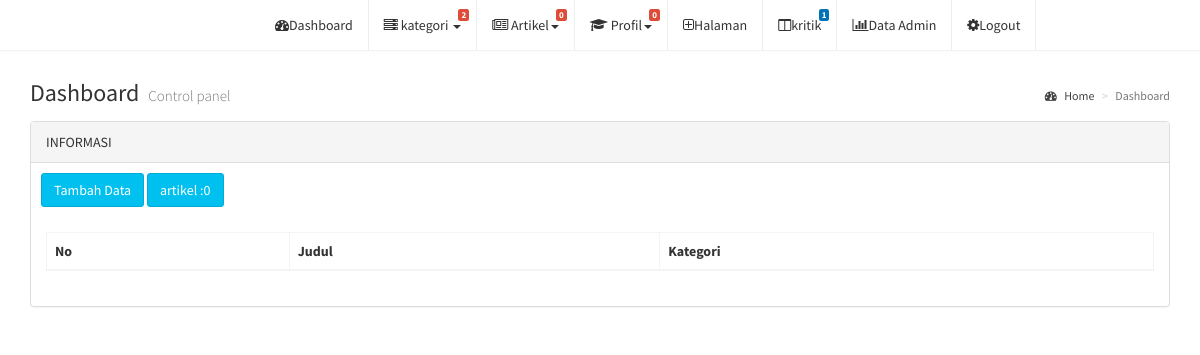
The page /jsx/index.php?aksi=artikel (signed in) on the database as committed earlier.
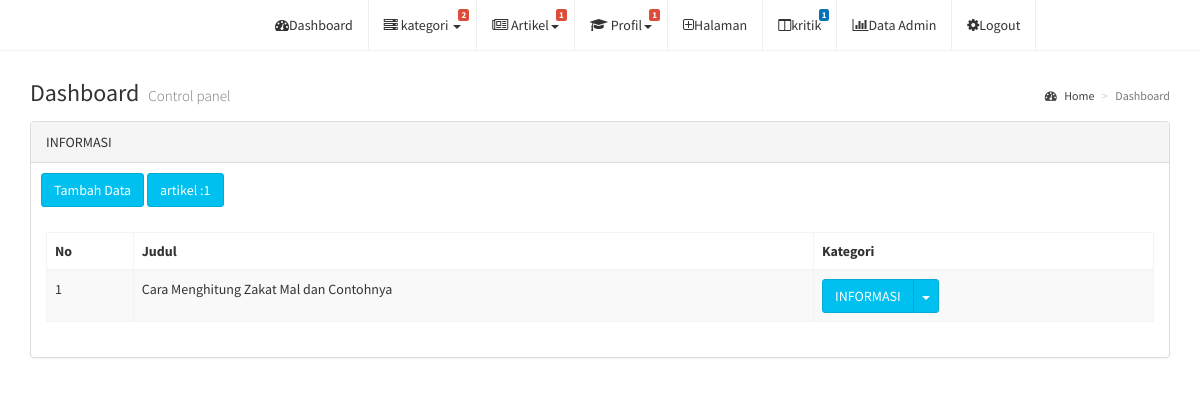
The same page on the database as committed later.
### tables this page shows
CREATE TABLE `berita` (
  `id_berita` int(5) NOT NULL,
  `id_kat` int(3) DEFAULT NULL,
  `judul` text NOT NULL,
  `tanggal` varchar(11) NOT NULL,
  `jam` varchar(9) NOT NULL,
  `isi` text NOT NULL,
  `dilihat` int(5) NOT NULL,
  `gambar` varchar(100) DEFAULT NULL
);

CREATE TABLE `kategori` (
  `id_kategori` int(3) NOT NULL,
  `kategori` varchar(50) NOT NULL,
  `gambar_kat` varchar(100) NOT NULL
);

### jsx/file.php (called while the page is built, shortened)
<?
$k3=mysqli_query($koneksi, "SELECT * FROM berita ");
$kk=mysqli_num_rows($k3);
$agt=mysqli_query($koneksi, "SELECT * FROM kategori ");
$agt=mysqli_num_rows($agt);
$k4=mysqli_query($koneksi, "SELECT * FROM kritik ");
$kri=mysqli_num_rows($k4);
?>

### jsx/tengah.php (the view, shortened to what this page needs)
<?php
if($aksi=='home'){
echo"
 <div class='row'>
                   <div class='col-lg-12'>
			<div class='panel panel-default'>
                            <div class='panel-heading'>
                           Sambutan
                            </div>
                            <div class='panel-body'>
				<p>Selamat Datang Di halaman Admin, Silahkan Pilih menu untuk pengaturan data yang di butuhkan guna mendapatkan hasil yang maksimal sesuai keinginan.</p>
                            </div>
			</div>
                   </div>
</div>
<div class='row'>
                    <div class='col-xs-12'>
              <div class='panel panel-primary'>
			    <div class='box-header'>
				   <h3 class='box-title'>INFORMASI</h3>
                </div>
                <div class='box-header'>
				</div>
     <div class='box-body'>
                  <a href='index.php?aksi=profil' class='btn btn-app'>
                    <span class='badge bg-yellow'>3</span>
                    <i class='fa fa-bullhorn fa-5x'></i> Profil
                  </a>
				     <a href='index.php?aksi=kategori' class='btn btn-app'>
                    <span class='badge bg-red'>$agt</span>
                    <i class='fa fa-heart-o fa-5x'></i> kategori
                  </a>
                  <a href='index.php?aksi=artikel' class='btn btn-app'>
                    <span class='badge bg-green'>$kk</span>
                    <i class='fa fa-barcode fa-5x'></i>Data artikel
                  </a>
                  <a href='index.php?aksi=admin' class='btn btn-app'>
                    <span class='badge bg-purple'>1</span>
                    <i class='fa fa-users fa-5x'></i> admin
                  </a>
            </div>
			</div>
 </div>
			</div>
";
}
elseif($aksi=='kategori'){
                                echo"</table>
                            </div>
                        </div>
				 </div>
                                <div class='tab-pane fade' id='profile-pills'>
                                    <h4>Input Kategori</h4>
<form id='form1' method='post' enctype='multipart/form-data' action='master/kategori.php?act=inputkategori'>
         <div class='form-grup'>
        <label>Nama </label>
        <input type='text' class='form-control'  name='kat'/><br>
		<label>Gambar</label>
        <input type='file' class='smallInput' size='50'name='gambar'/><br>
                                            <button type='button' class='btn btn-default' data-dismiss='modal'>Close</button>
                                            <button type='submit' class='btn btn-primary'>Save </button>
                                        </div>
    </form>
				</div></div>
                            </div>
                        </div>
                    </div>
";}
elseif($aksi=='artikel'){
echo"<div class='row'>
                <div class='col-lg-12'>
                    <div class='panel panel-default'>
                        <div class='panel-heading'>INFORMASI
                        </div>
						  <div class='box-header'>
				<button class='btn btn-info' data-toggle='modal' data-target='#uiModal'>
                                Tambah Data
                            </button>
						<div class='btn btn-info' >
                              artikel :$kk
                            </div>
				</div>
                        <div class='panel-body'>
                            <div class='table-responsive'>
                               <table id='example1' class='table table-bordered table-striped'>
<thead>
                                        <tr>
                                            <th>No</th>
                                            <th>Judul</th>
                                            <th>Kategori</th>
                                        </tr>
                                    </thead>
				    ";
$tebaru=mysqli_query($koneksi, " SELECT * FROM berita,kategori WHERE id_kat=id_kategori ORDER BY id_berita DESC ");
while ($t=mysqli_fetch_array($tebaru)){
$no++;
                                    echo"<tbody>
                                        <tr>
                                            <td>$no</td>
                                            <td>$t[judul]</td>
                                            <td><div class='btn-group'>
                      <button type='button' class='btn btn-info'>$t[kategori]</button>
                      <button type='button' class='btn btn-info dropdown-toggle' data-toggle='dropdown'>
                        <span class='caret'></span>
                        <span class='sr-only'>Toggle Dropdown</span>
                      </button>
                      <ul class='dropdown-menu' role='menu'>
                        <li><a href='index.php?aksi=editartikel&id_b=$t[id_berita]'>edit</a></li>
						<li><a href='index.php?aksi=viewartikel&id_b=$t[id_berita]'>view</a></li>
                        <li><a href='master/artikel.php?id_b=$t[id_berita]&act=hapus&gbr=$t[gambar]' onclick=\"return confirm ('Apakah yakin ingin menghapus $t[judul] ?')\">hapus</a></li>
                      </ul>
                    </div></td>
                                        </tr>
                                    </tbody>";
}
                               echo"</table>
                            </div>
                        </div>
                    </div>
                </div>
            </div>
	 </div>
	  </div>";
}
?>

### jsx/index.php (shortened to what this page needs)
<?
if($_SESSION[login]==0){
  header('location:logout.php');
}
else{
if (empty($_SESSION['user']) AND empty($_SESSION['pass']) AND $_SESSION['login']==0){
 header("location:../index.php");
}
else{
    include "../config/koneksi.php";
	include "file.php";
    $aksi=$_GET['aksi'];
?>
<!DOCTYPE html>
<html>
  <head>
    <link rel="stylesheet" href="../sys/bootstrap/bootstrap/css/bootstrap.min.css">
      <link rel="stylesheet" href="../sys/bootstrap/font/css/font-awesome.min.css">
  <link rel="stylesheet" href="../sys/bootstrap/plugins/datatables/dataTables.bootstrap.css">
    <link rel="stylesheet" href="../sys/bootstrap/plugins/select2/select2.min.css">
    <link rel="stylesheet" href="../sys/bootstrap/dist/css/AdminLTE.min.css">
    <link rel="stylesheet" href="../sys/bootstrap/dist/css/skins/_all-skins.min.css">
  </head>
  <body class="hold-transition skin-black">
      <header class="main-header">
 <nav class="navbar navbar-default" role="navigation">
  <div class="container-fluid">
    <div class="collapse navbar-collapse" id="bs-example-navbar-collapse-1">
      <ul class="nav navbar-nav navbar-left">
        <li><a href="index.php?aksi=home"><i class='fa fa-dashboard'></i>Dashboard</a></li>
        <li class="dropdown">
          <a href="#" class="dropdown-toggle" data-toggle="dropdown"><i class="fa  fa-server"></i> kategori  <span class="caret"></span><span class="label pull-right bg-red"><?php echo"$agt";?></span></a>
        </li>
		   <li class="dropdown">
          <a href="#" class="dropdown-toggle" data-toggle="dropdown"><i class="fa fa-newspaper-o"></i>  Artikel<span class="caret"></span><span class="label pull-right bg-red"><?php echo"$kk";?></span></a>
        </li>
        <li class="dropdown">
          <a href="#" class="dropdown-toggle" data-toggle="dropdown"><i class="fa fa-mortar-board"></i>  Profil<span class="caret"></span><span class="label pull-right bg-red"><?php echo"$kk";?></span></a>
        </li>
    <li><a href="index.php?aksi=halaman"><i class="fa fa-plus-square-o"></i>Halaman</a></li>
		<li><a href="index.php?aksi=kritik"><i class="fa fa-columns"></i>kritik <span class="label bg-blue pull-right"><?php echo"$kri";?></span></a></li>
		<li><a href='index.php?aksi=admin'> <i class='fa  fa-bar-chart'></i>Data Admin</a></li>
	    <li><a href='logout.php'><i class='fa fa-cog'></i>Logout</a></li>
      </ul>
    </div>
  </div>
</nav>
      </header>
      <div class="content">
        <section class="content-header">
          <h1>
            Dashboard
            <small>Control panel</small>
          </h1>
          <ol class="breadcrumb">
            <li><a href="index.php?aksi=home"><i class="fa fa-dashboard"></i> Home</a></li>
            <li class="active">Dashboard</li>
          </ol>
        </section>
        <section class="content">
        <?php include"tengah.php"?>
  </body>
</html>
<?
}
}
?>

Rows that differ between the two databases and show on the page:
added berita: judul "Cara Menghitung Zakat Mal dan Contohnya", kategori.kategori "INFORMASI"
Other text that changed with them:
$kk: "0" → "1"
